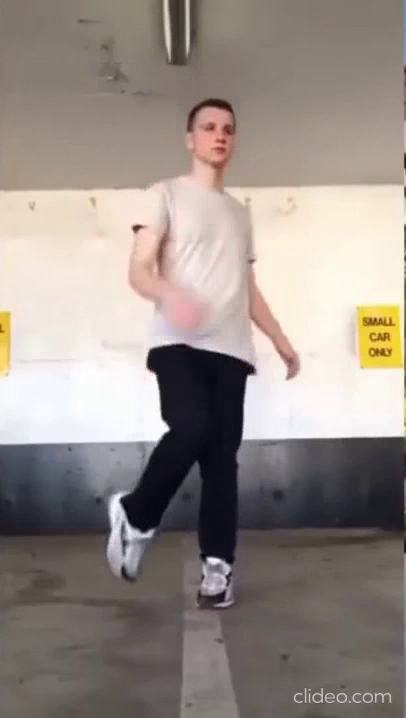
#> input picture frame 63 of dance_video/dancer.mp4, 406 x 718 px
$ jupyter execute --allow-errors 2D-Pose-Similarity.ipynb
#> lines starting #> are read from the running program, lines starting #| are printed output that depends on the picture
### tf_pose/networks.py
import os
from os.path import dirname, abspath

import tensorflow as tf

from tf_pose.network_mobilenet import MobilenetNetwork
from tf_pose.network_mobilenet_thin import MobilenetNetworkThin

from tf_pose.network_cmu import CmuNetwork
from tf_pose.network_mobilenet_v2 import Mobilenetv2Network


# [115 lines left out: functions _get_base_path, get_network, not called in this run]


def get_graph_path(model_name):
    dyn_graph_path = {
        'cmu': 'graph/cmu/graph_opt.pb',
        'openpose_quantize': 'graph/cmu/graph_opt_q.pb',
        'mobilenet_thin': 'graph/mobilenet_thin/graph_opt.pb',
        'mobilenet_v2_large': 'graph/mobilenet_v2_large/graph_opt.pb',
        'mobilenet_v2_large_r0.5': 'graph/mobilenet_v2_large/graph_r0.5_opt.pb',
        'mobilenet_v2_large_quantize': 'graph/mobilenet_v2_large/graph_opt_q.pb',
        'mobilenet_v2_small': 'graph/mobilenet_v2_small/graph_opt.pb',
    }

    base_data_dir = dirname(dirname(abspath(__file__)))
    if os.path.exists(os.path.join(base_data_dir, 'models')):
        base_data_dir = os.path.join(base_data_dir, 'models')
    else:
        base_data_dir = os.path.join(base_data_dir, 'tf_pose_data')

    graph_path = os.path.join(base_data_dir, dyn_graph_path[model_name])
    if os.path.isfile(graph_path):
        return graph_path

    raise Exception('Graph file doesn\'t exist, path=%s' % graph_path)


def model_wh(resolution_str):
    width, height = map(int, resolution_str.split('x'))
    if width % 16 != 0 or height % 16 != 0:
        raise Exception('Width and height should be multiples of 16. w=%d, h=%d' % (width, height))
    return int(width), int(height)

### 2D-Pose-Similarity.ipynb
# Objective:

As input to the system, take the live feed from the webcam and use pose estimation to map out a small dance tutorial.

# Approach:
- We will take a pretrained **openpose estimation model** to prdict the **18 keypoints** on a human body.
- We take openpose model for tensorflow by Ildoo Kim
  - GitHub Repo Link: https://github.com/ildoonet/tf-pose-estimation
<br>**[!] Note**: Some how I found issues with this repo to work with tensorflow 2.0 and followed a modified repo of his by Gunjan Seth.<br>
GitHub Repo Link: https://github.com/gsethi2409/tf-pose-estimation
<br>Medium Blog by Gunjan Seth: https://medium.com/@gsethi2409/pose-estimation-with-tensorflow-2-0-a51162c095ba
- The keypoints of the dancer are obtained and stored in a array list.
- These keypoints are **normalized**.
- The user feed is taken and the keypoints are detected.
- The keypoints are normalized and the **cosine similarity** is found between the user keypoints and the array of dancer keypoints.
- The minimum similarity score is **compared with the threshold** and then it displays is the user steps are correct or not for the given dancer moves.

# Constraints To Look For:
1. The model should be fast for prediction. Latency should be avoided.
2. Predictions should be accurate and the steps should be close enough with  the dancer.

## Import the Necessary Libraries

[cell 1]
import sys
import time
import logging
import numpy as np
import cv2

import numpy as np
from tf_pose import common
from tf_pose.estimator import TfPoseEstimator
from tf_pose.networks import get_graph_path, model_wh
import matplotlib.pyplot as plt
from sklearn.preprocessing import Normalizer
import warnings
warnings.filterwarnings('ignore')

## Model and TfPose Estimator
We initialize the pretrained model with the required parameters as seen below.

[cell 2]
camera = 0
resize = '432x368'     # resize images before they are processed
resize_out_ratio = 4.0 # resize heatmaps before they are post-processed
model='mobilenet_v2_large'
show_process = False
tensorrt = False       # for tensorrt process

[cell 3]
w, h = model_wh(resize)
#> (the rest of this cell did not finish here and is left out)

else:
    e = TfPoseEstimator(get_graph_path(model), target_size=(432, 368), trt_bool=False)
print('********* Model Ready *************')

# Take position from the trainer (dancer):
- We made two functions to get all the keypoints from the trainer and store them in a dataframe and in a list.
-  The function **"dance_video_processing"** is used to predict all the keypoints from the video and return all the keypoints for the video.
- The function **"get_position"** is used to take all the keypoints that are returned from the above function, preprocess them and return the dataframe and the list of keypoints.

[cell 4]
def dance_video_processing(video_path= r'dance_video/dancer.mp4',showBG = True):
#> called with video_path = 'dance_video/dancer.mp4', showBG = True
        cap = cv2.VideoCapture(video_path)
        if cap.isOpened() is False:
            print("Error opening video stream or file")
        fps_time = 0
        while True:
            ret_val, image = cap.read()
#> image is the input picture: shape (718, 406, 3); mean B, G, R 134.9, 141.6, 151.4
            dim = (368, 428)
            if ret_val:
                 # resize image
                image = cv2.resize(image, dim, interpolation = cv2.INTER_AREA)
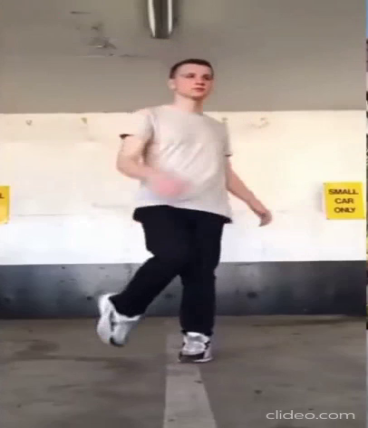
#> image: shape (428, 368, 3); mean B, G, R 134.9, 141.6, 151.4
                humans = e.inference(image,
                                     resize_to_default=(w > 0 and h > 0),
                                     upsample_size=4.0)
                if not showBG:
                    image = np.zeros(image.shape)
                # Plotting the keypoints and lines to the image
                image = TfPoseEstimator.draw_humans(image, humans, imgcopy=False)
                npimg = np.copy(image)
                image_h, image_w = npimg.shape[:2]
                centers = {}
                keypoints_list=[]
                for human in humans:
                          # draw point
                        for i in range(common.CocoPart.Background.value):
                                if i not in human.body_parts.keys():
                                        continue

                                body_part = human.body_parts[i]
                                x_axis=int(body_part.x * image_w + 0.5)
                                y_axis=int(body_part.y * image_h + 0.5)
                                center=[x_axis,y_axis]
                                centers[i] = center
                                keypoints_list.append(centers)
                # To display fps
                cv2.putText(image, "FPS: %f" % (1.0 / (time.time() - fps_time)), (10, 10),
                            cv2.FONT_HERSHEY_SIMPLEX, 0.5, (0, 255, 0), 2)
                # To display image
                cv2.imshow('Dancer', image)
                fps_time = time.time()
                if cv2.waitKey(1) & 0xFF == ord('q'):
                    break

            else:
                break
        #print(keypoints_list)
        cap.release()
        cv2.destroyAllWindows()
        return keypoints_list


$ run again, starting later in the video
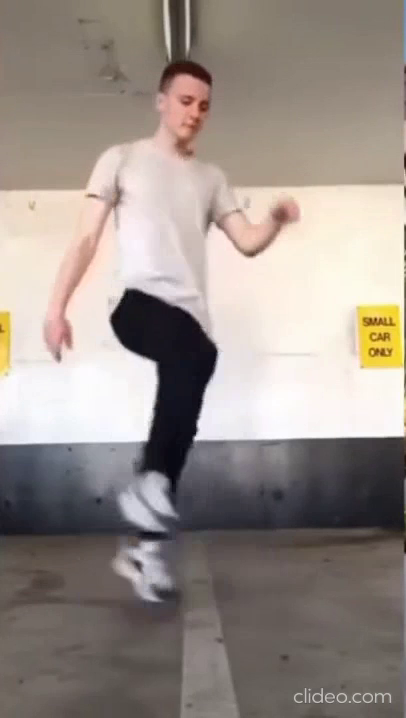
#> input picture frame 287 of dance_video/dancer.mp4, 406 x 718 px
#> in dance_video_processing, image is the input picture: shape (718, 406, 3); mean B, G, R 137, 143.7, 153.7
#> in dance_video_processing, `image = cv2.resize(image, dim, interpolation = cv2.INTER_AREA)`:
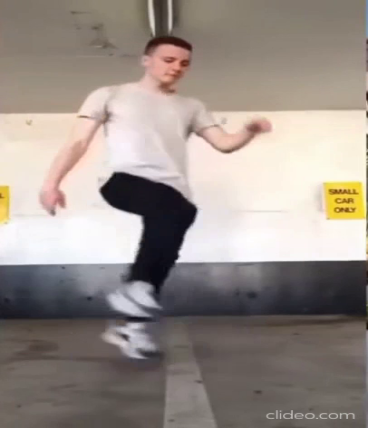
#> image: shape (428, 368, 3); mean B, G, R 137, 143.7, 153.7

$ run again, starting later in the video
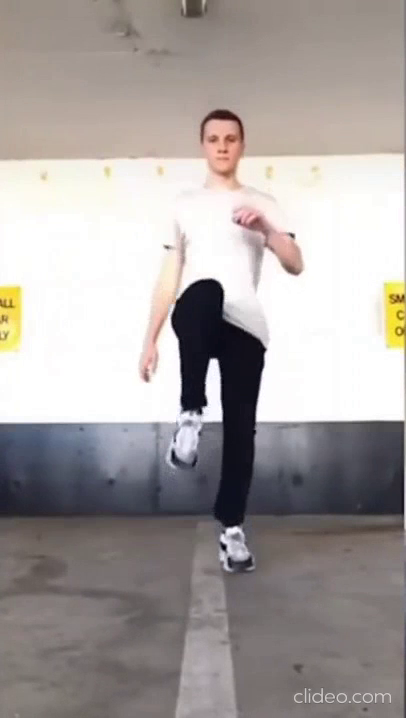
#> input picture frame 510 of dance_video/dancer.mp4, 406 x 718 px
#> in dance_video_processing, image is the input picture: shape (718, 406, 3); mean B, G, R 158.9, 161, 167.2
#> in dance_video_processing, `image = cv2.resize(image, dim, interpolation = cv2.INTER_AREA)`:
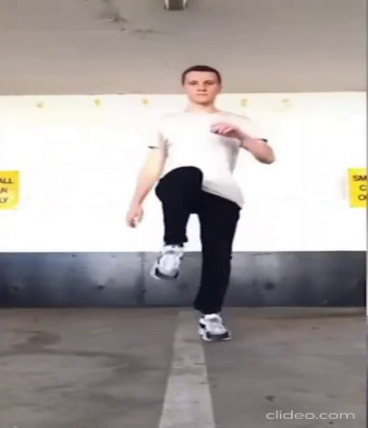
#> image: shape (428, 368, 3); mean B, G, R 158.9, 161, 167.2
